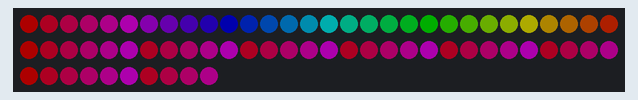
Simulated run of this sketch. Board: Arduino Uno, built with avr-gcc and run on an emulated ATmega328P. Parts: 70 RGB LEDs in strip order, left to right, continuing on the next row. Dim RGB values are drawn brighter than linear.

Above: at 0.03 s.
At 4.73 s:
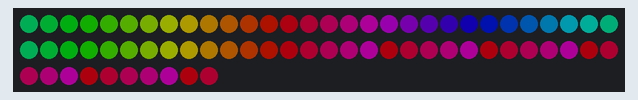
At 9.44 s:
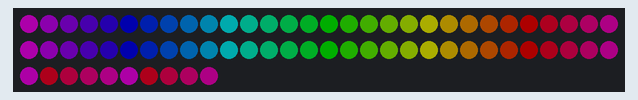
At 19.63 s:
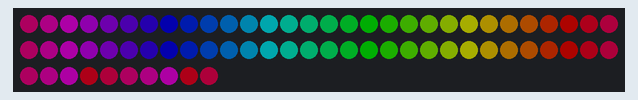
At 30.14 s:
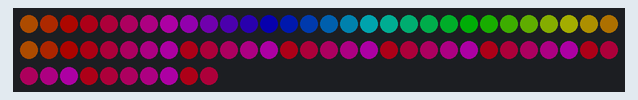
At 39.77 s:
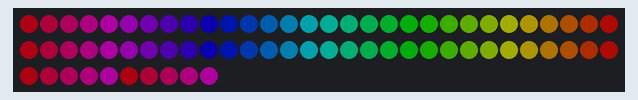

The sketch:

init_adafruit.ino
```cpp
// Led strip animation using Adafruit_NeoPixel
// Follow install instructions from:
// https://github.com/adafruit/Adafruit_NeoPixel

#include <Adafruit_NeoPixel.h>
#include <avr/power.h>
#include <stdlib.h>
#include <math.h>

#define maxChannel     255         // max color channel
#define PIN            6           // data pin for led strip
#define NUMPIXELS      70          // number of leds on led strip
#define fps            30          // frames per second
#define saturation     1           // saturation for hsl, [0-1]
#define value          0.2         // value for hsl, [0-1]
#define periodInMs     2000        // ms length of period
#define periodInPixels 30          // pixel length of period


float timesPerMs = 1 / float(periodInMs);
float huePerPixel = 1 / float(periodInPixels);
int msPerFrame = 1000 / fps;

int hue, t = 0;
float r, g, b;

Adafruit_NeoPixel pixels = Adafruit_NeoPixel(NUMPIXELS, PIN, NEO_GRB + NEO_KHZ800);

/////////////////////////////////////////////////////

void setup() {
  pixels.begin();
}


void loop() {

  for (int i=0; i<NUMPIXELS; i++){
    hue = int(360 * (1 + timesPerMs * t - huePerPixel * i)) % 360;
    HSVtoRGB(&r, &g, &b, hue, saturation, value);
    pixels.setPixelColor(i, pixels.Color(maxChannel * r, maxChannel * g, maxChannel * b));
  }

  pixels.show();
  t = (t + msPerFrame) % periodInMs;
  delay(msPerFrame);
}

//////////////////////////////////////////////////////////

// hue is in [0,360)
// s, v, r, g, b are in [0,1]
// if s == 0, then h = -1 (undefined)

void HSVtoRGB(float *r, float *g, float *b, float h, float s, float v) {
  int i;
  float f, p, q, t;
  if (s == 0) {
    *r = *g = *b = v;
    return;
  }
  h /= 60;
  i = floor(h);
  f = h - i;
  p = v * (1 - s);
  q = v * (1 - s * f);
  t = v * (1 - s * (1 - f));
  switch(i) {
    case 0:
      *r = v;
      *g = t;
      *b = p;
      break;
    case 1:
      *r = q;
      *g = v;
      *b = p;
      break;
    case 2:
      *r = p;
      *g = v;
      *b = t;
      break;
    case 3:
      *r = p;
      *g = q;
      *b = v;
      break;
    case 4:
      *r = t;
      *g = p;
      *b = v;
      break;
    default:  // case 5:
      *r = v;
      *g = p;
      *b = q;
      break;
  }
}
```
